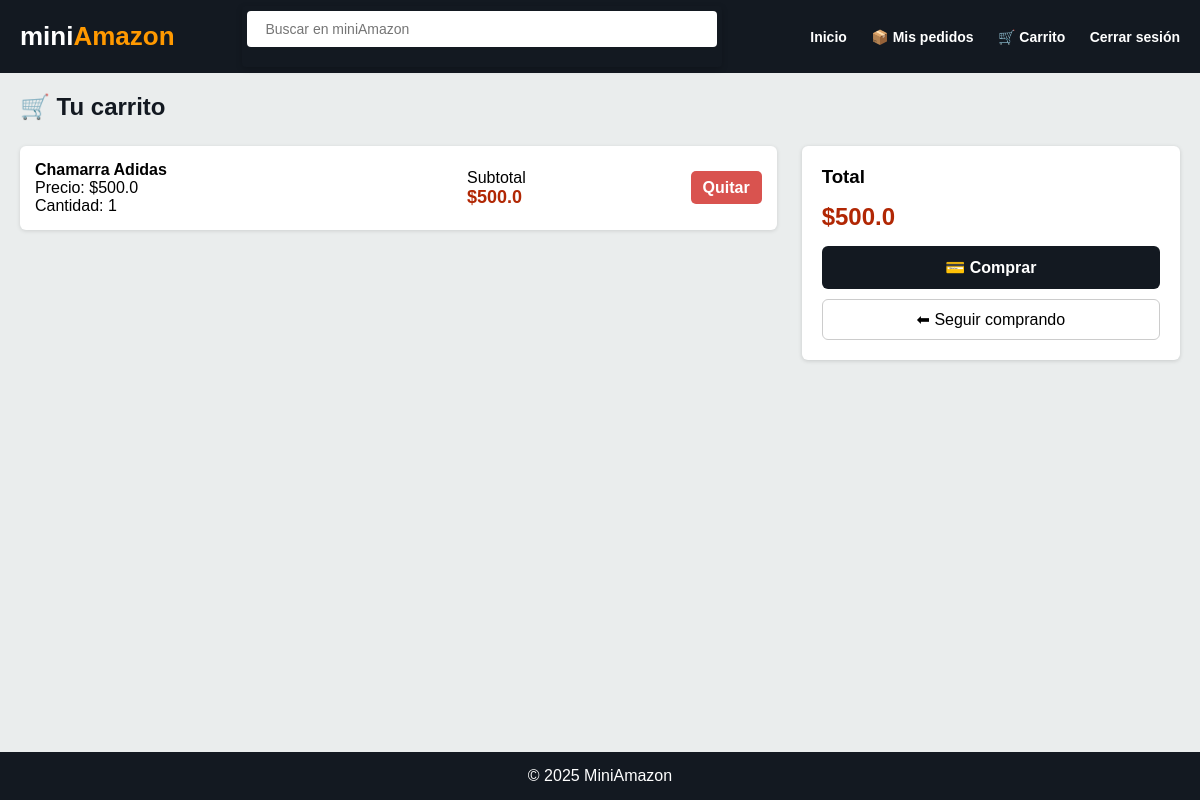
Page /cart (signed in) on the committed database.
### tables this page shows
CREATE TABLE cart (
        id INTEGER PRIMARY KEY AUTOINCREMENT,
        user_id INTEGER NOT NULL,
        product_id INTEGER NOT NULL,
        quantity INTEGER NOT NULL DEFAULT 1,
        FOREIGN KEY(user_id) REFERENCES users(id),
        FOREIGN KEY(product_id) REFERENCES products(id)
    );

CREATE TABLE products (
        id INTEGER PRIMARY KEY AUTOINCREMENT,
        name TEXT NOT NULL,
        price REAL NOT NULL,
        description TEXT,
        user_id INTEGER,
        image TEXT, category_id INTEGER, stock INTEGER DEFAULT 0,
        FOREIGN KEY (user_id) REFERENCES users(id)
    );

### app.py (the view)
@app.route('/cart')
def cart():
    if 'user_id' not in session or session.get('role') != 'buyer':
        return redirect(url_for('login', next=request.url))  # 🔥 redirige y regresa aquí
    conn = get_connection()
    cur = conn.cursor()
    cur.execute("""
        SELECT cart.id, products.name, products.price, cart.quantity, cart.product_id
        FROM cart
        JOIN products ON cart.product_id = products.id
        WHERE cart.user_id=?
    """, (session['user_id'],))
    items = cur.fetchall()
    cur.close()
    conn.close()
    total = sum(p[2] * p[3] for p in items)
    return render_template('cart.html', items=items, total=total)

### database.py (called while the page is built)
def get_connection(timeout=10, check_same_thread=False):
    conn = sqlite3.connect(DB_PATH, timeout=timeout, check_same_thread=check_same_thread)
    conn.row_factory = sqlite3.Row
    return conn

### templates/cart.html (shortened to what this page needs)
{% extends "base.html" %}
{% set hide_search = false %}
{% block content %}
<h2 class="section-title">🛒 Tu carrito</h2>
{% if items %}
<div class="cart-container">
    <div class="cart-items">
        {% for i in items %}
        <div class="cart-item">
            <div class="cart-info">
                <strong>{{ i[1] }}</strong><br>
                Precio: ${{ i[2] }}<br>
                Cantidad: {{ i[3] }}
            </div>
            <div class="cart-price">
                Subtotal<br>
                <span>${{ i[2] * i[3] }}</span>
            </div>
            <div class="cart-actions">
                <a href="/remove_from_cart/{{ i[0] }}" class="btn-danger">
                    Quitar
                </a>
            </div>
        </div>
        {% endfor %}
    </div>
    <div class="cart-summary">
        <h3>Total</h3>
        <p class="cart-total">${{ total }}</p>
        <a href="/checkout" class="btn-primary">💳 Comprar</a>
        <a href="{{ url_for('buyer_products') }}" class="btn-outline">
            ⬅ Seguir comprando
        </a>
    </div>
</div>
{% endif %}
{% endblock %}

### static/styles.css (style rules this page uses)
html, body { height: 100%; }
* { margin: 0; padding: 0; box-sizing: border-box; }
body { font-family: Arial, Helvetica, sans-serif; background-color: #eaeded; display: flex; flex-direction: column; }
h1, h2 { margin-bottom: 20px; color: #131921; text-align: center; }
.btn-primary { background: #ffa41c; padding: 8px 12px; text-decoration: none; color: black; border-radius: 5px; font-weight: bold; }
.btn-outline { border: 1px solid #ccc; padding: 8px 12px; text-decoration: none; color: #111; border-radius: 5px; }
.btn-primary { background: #ffa41c; padding: 8px 14px; border-radius: 6px; text-decoration: none; color: #111; font-weight: bold; }
.btn-danger { background: #d9534f; padding: 8px 14px; border-radius: 6px; text-decoration: none; color: white; font-weight: bold; }
.btn-primary { background: #ffa41c; border: none; padding: 10px 18px; font-weight: bold; border-radius: 5px; cursor: pointer; }
.section-title { margin-bottom: 15px; }
.section-title { margin-bottom: 25px; text-align: left; }
.cart-container { display: grid; grid-template-columns: 2fr 1fr; gap: 25px; }
.cart-items { display: flex; flex-direction: column; gap: 15px; }
.cart-item { background: white; padding: 15px; border-radius: 6px; box-shadow: 0 1px 4px rgba(0,0,0,.12); display: grid; grid-template-columns: 2fr 1fr auto; align-items: center; gap: 15px; }
.cart-price span { color: #B12704; font-weight: bold; font-size: 18px; }
.cart-summary { background: white; padding: 20px; border-radius: 6px; box-shadow: 0 1px 4px rgba(0,0,0,.15); height: fit-content; }
.cart-total { font-size: 24px; font-weight: bold; color: #B12704; margin: 15px 0; }
.btn-primary { display: block; text-align: center; background: #131921; padding: 12px; border-radius: 6px; font-weight: bold; margin-bottom: 10px; text-decoration: none; color: white; }
.btn-outline { display: block; text-align: center; border: 1px solid #ccc; padding: 10px; border-radius: 6px; text-decoration: none; color: black; }
.btn-danger { background: #d9534f; color: white; padding: 8px 12px; border-radius: 5px; text-decoration: none; }

### rows in the picture
cart: name "Chamarra Adidas", price "500.0", quantity "1", i[2]*i[3] "500.0"

### other values in the picture
{{ total }} "500.0"
